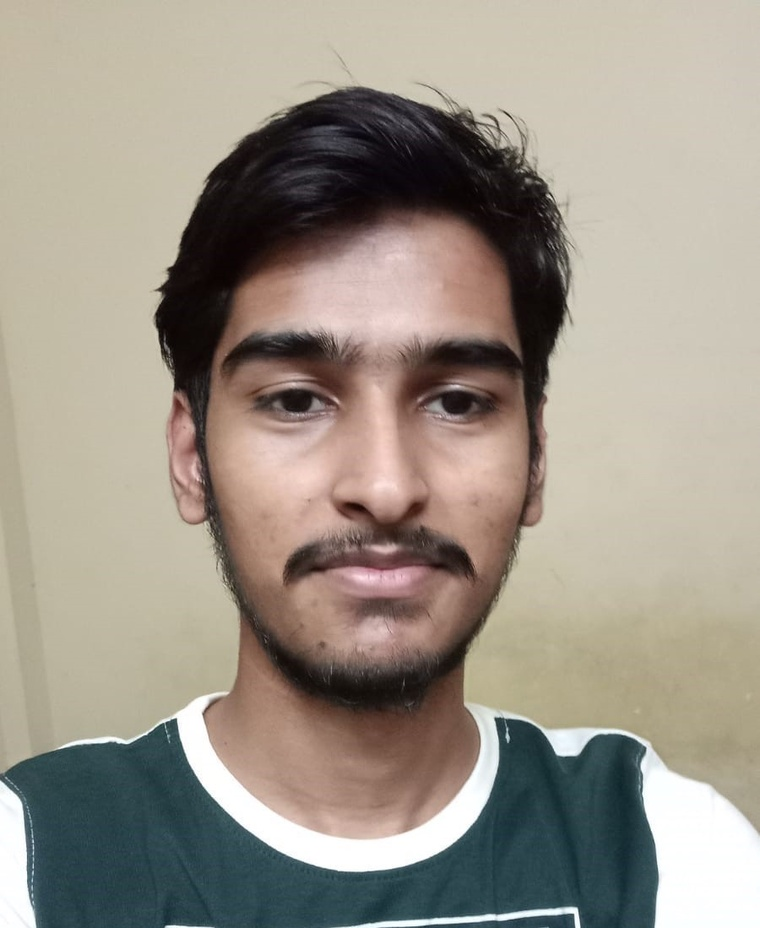
#> input picture naman.jpeg, 760 x 928 px, shrunk from 900 x 1099 before the run
$ jupyter execute face-detection.ipynb
#> lines starting #> are read from the running program, lines starting #| are printed output that depends on the picture
[cell 1]
import cv2
import matplotlib.pyplot as plt

[cell 2]
img = cv2.imread("naman.jpeg")
#> img is the input picture: shape (928, 760, 3); mean B, G, R 136.1, 147.8, 155.8

img.shape
#> Out = (928, 760, 3)

[cell 3]
gray_img = cv2.cvtColor(img, cv2.COLOR_BGR2GRAY)
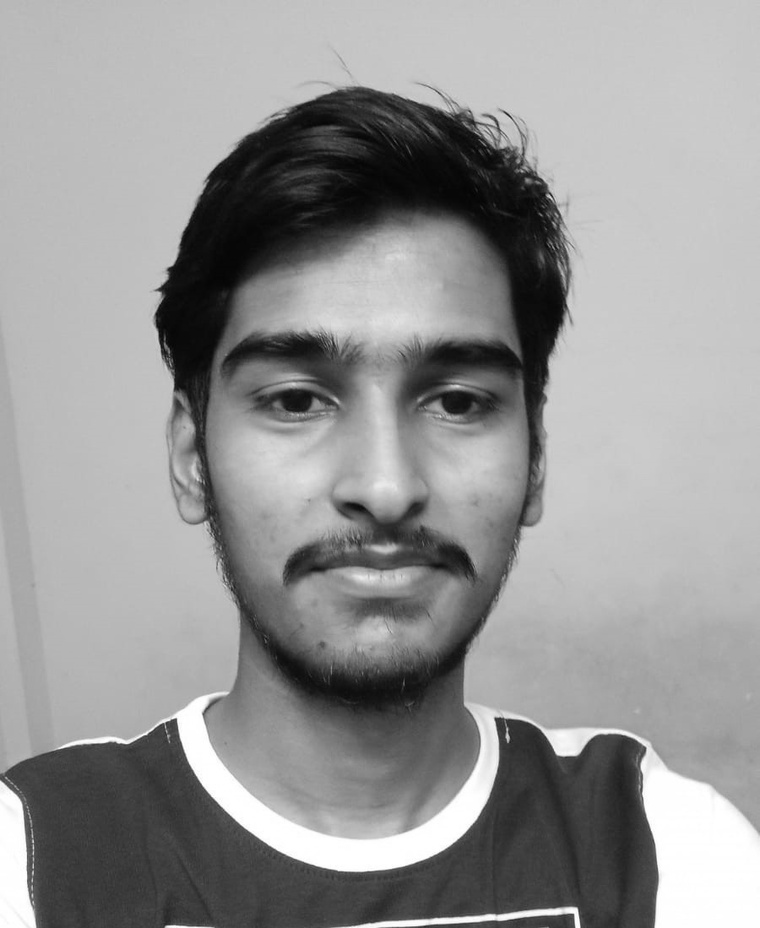
#> gray_img: shape (928, 760); min 2, max 255, mean 148.8

gray_img.shape
#> Out = (928, 760)

[cell 4]
plt.imshow(gray_img, cmap="gray")

[cell 5]
face_cascade = cv2.CascadeClassifier("haarcascade_frontalface_default.xml")

[cell 6]
faces = face_cascade.detectMultiScale(gray_img, 1.3, 5)
#> faces = [[141, 207, 478, 478]]

faces[0]
#> Out = [141, 207, 478, 478]

[cell 7]
x, y, w, h = faces[0]
#> x = 141; y = 207; w = 478; h = 478

face_img = cv2.rectangle(img, (x, y), (x+w, y+h), (255, 0, 0), 2)
plt.imshow(face_img)

[cell 8]
face = face_img[y:y+h, x:x+w]
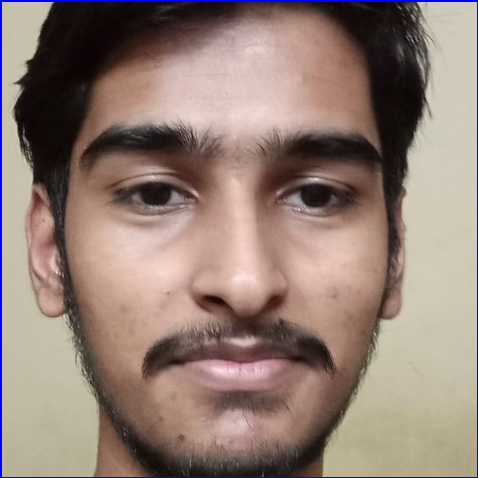
#> face: shape (478, 478, 3); mean B, G, R 117.6, 126.3, 146.7

plt.imshow(face, cmap="gray")

[cell 9]
import pywt
import numpy as np

def w2d(img, mode='haar', level=1):
#> called with mode = 'haar', level = 5
    imArray = img
    #Datatype conversions
    #convert to grayscale
    imArray = cv2.cvtColor( imArray,cv2.COLOR_RGB2GRAY )
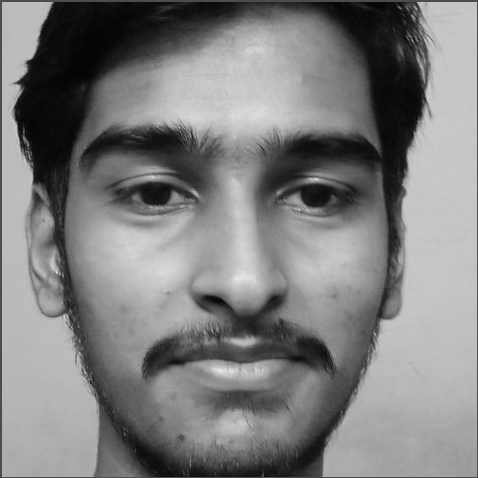
#> imArray: shape (478, 478); min 3, max 231, mean 126
    #convert to float
    imArray =  np.float32(imArray)
    imArray /= 255;
    # compute coefficients
    coeffs=pywt.wavedec2(imArray, mode, level=level)
#> coeffs = 6 items

    #Process Coefficients
    coeffs_H=list(coeffs)
#> coeffs_H = 6 items
    coeffs_H[0] *= 0;

    # reconstruction
    imArray_H=pywt.waverec2(coeffs_H, mode);
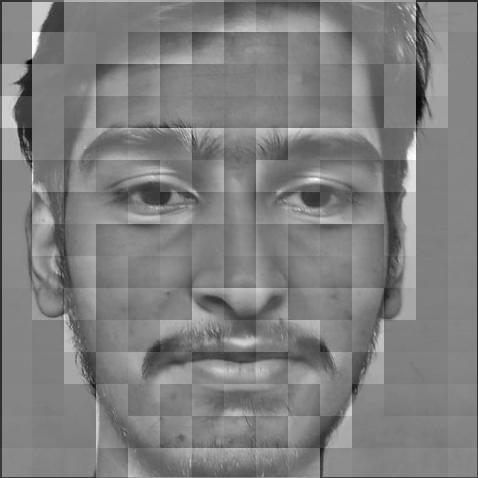
#> imArray_H: shape (478, 478) float32; min -0.613, max 0.614, mean 0.00116; drawn with min black and max white
    imArray_H *= 255;
    imArray_H =  np.uint8(imArray_H)
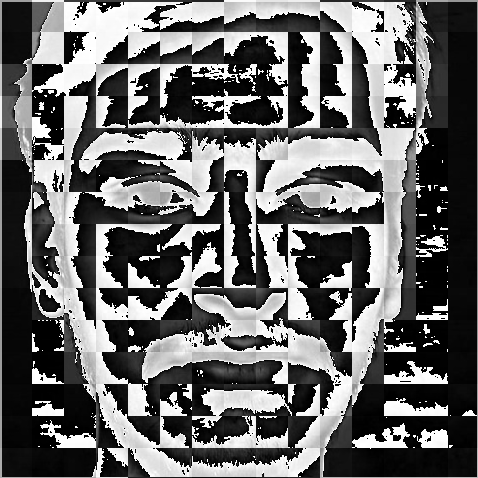
#> imArray_H: shape (478, 478); min 0, max 255, mean 103.1

    return imArray_H
